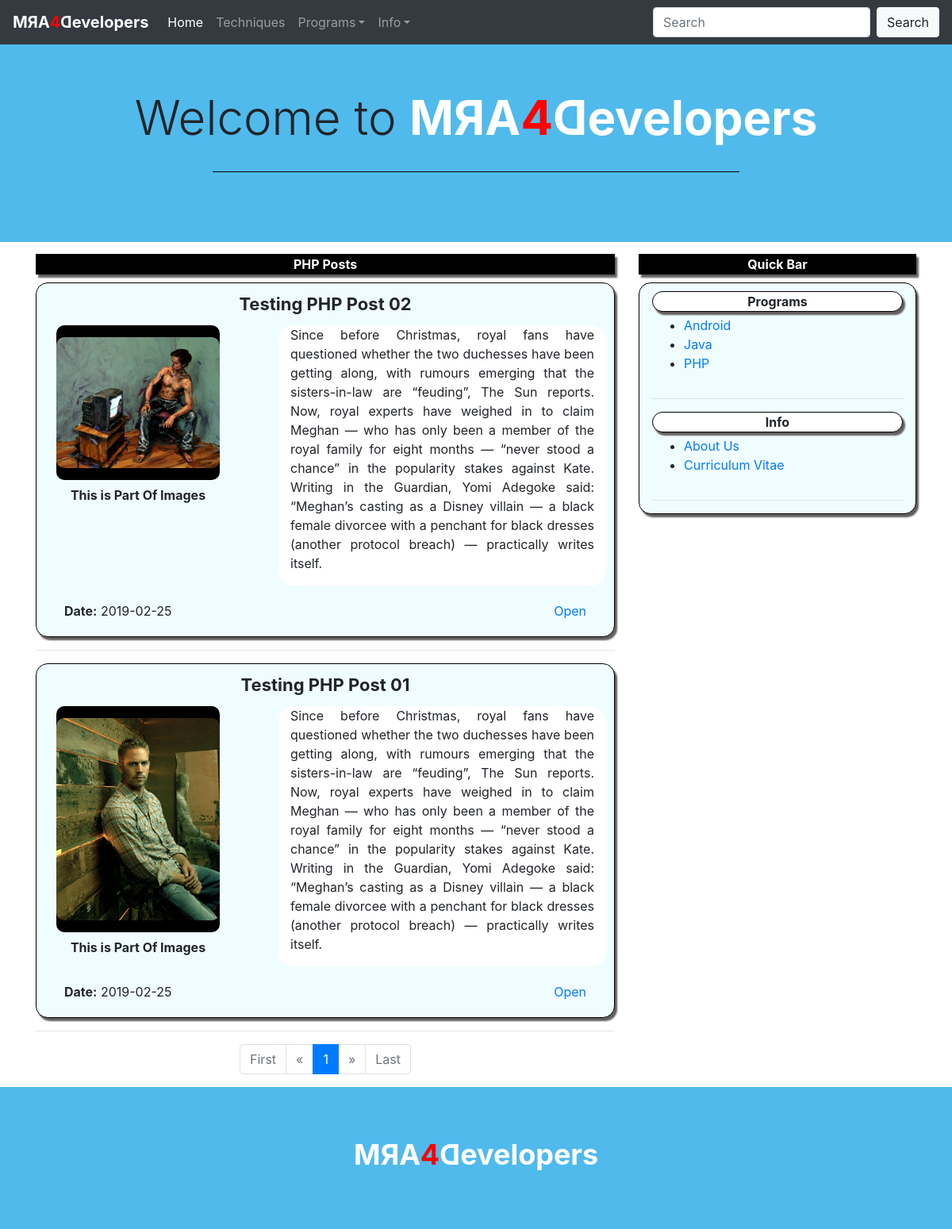
The page /phpPosts.php on the database as committed earlier.
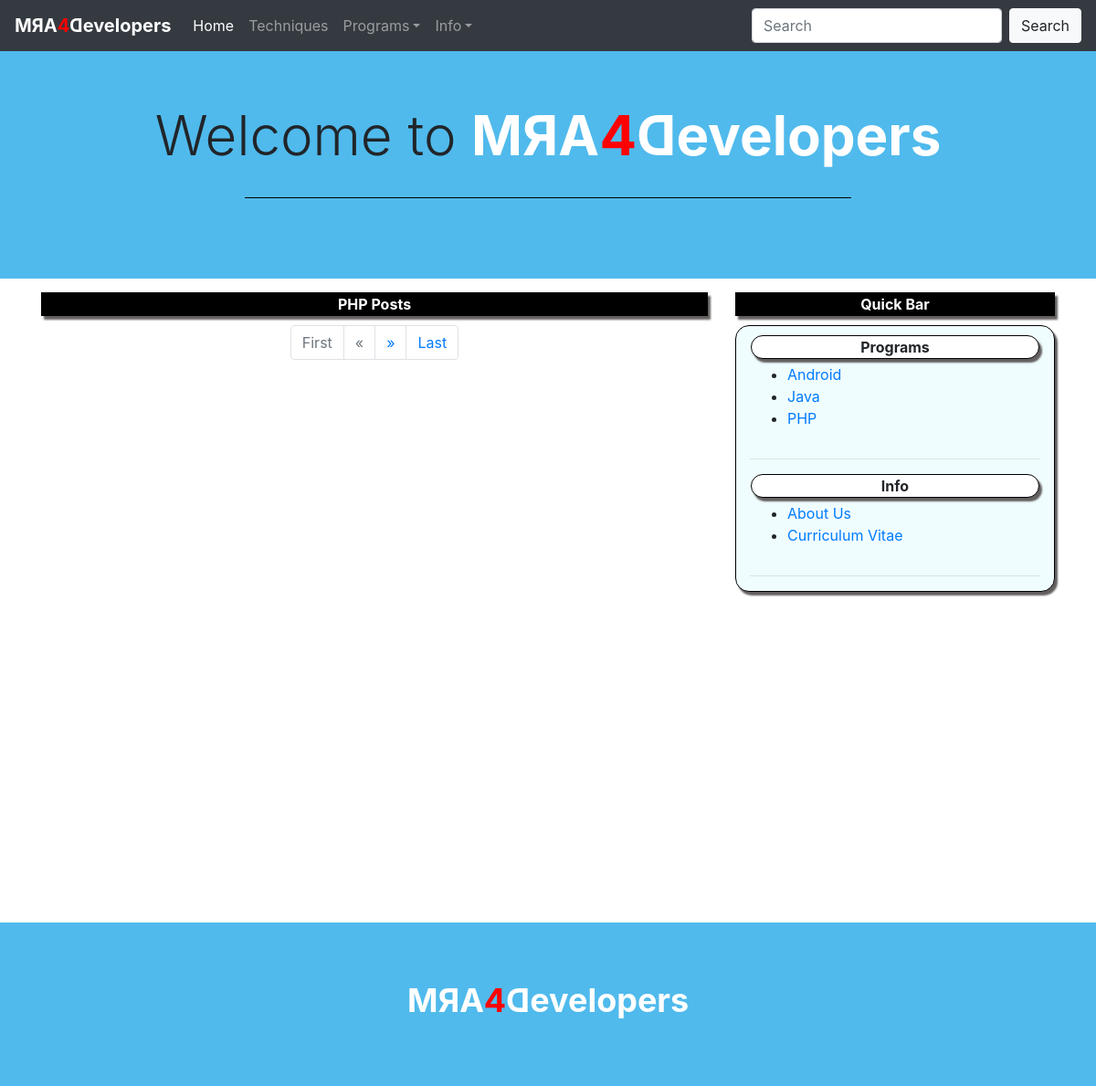
The same page on the database as committed later.
### tables this page shows
CREATE TABLE `mra_post` (
  `id` int(100) NOT NULL,
  `date` date NOT NULL,
  `title` text NOT NULL,
  `details` text NOT NULL,
  `img` text NOT NULL,
  `imgName` text NOT NULL,
  `cat` varchar(20) NOT NULL,
  `etc` text NOT NULL
);

### admin/config/db.php (called while the page is built, shortened)
<?php
$start_page_number = 1;
$results_per_page = 05;
$datatable = "mra_post";
?>

### phpPosts.php (the view, shortened to what this page needs)
<?php
require("admin/config/db.php");
mysqli_set_charset($conn, "utf8mb4");
if (isset($_GET["page"]))
{
	$page  = $_GET["page"];
} else {
	$page=1;
};
$start_from = ($page-1) * $results_per_page;
?>
<!DOCTYPE html>
<html>
<head>
	<?php
	include "templates/commonTopLibraries.php";
	?>
</head>
<body class="mainBackgroundColor">
	<div>
		<?php
		include "templates/navigationBarTemplate.php";
		?>
		<div class="jumbotron jumbotronWhiteColor disableHover noBoarderRadius">
			<h1 class="display-3 text-center responsiveTextSize">Welcome to <a href="index.php">
				<?php
					include "templates/mra4developersLogo.php";
				?>
				</a></h1>
			<br>
			<div class="container">
				<div class="lineHorizontalWithBlackColor"></div>
			</div><br>
		</div>
		<div class="container mainContainer marginTopByFive">
			<div class="row text-center">
				<div class="col-lg-8 col-12">
					<div class="col-12 showBoarderWithNoRadious marginTopBottomByTen boldText whiteTextWithBlackBackground boarderShadow">
						PHP Posts
					</div>
					<?php
					$queryIndexPage = "SELECT *
										FROM mra_post
										WHERE cat = 'p'
										ORDER BY id DESC
										LIMIT $start_from, ".$results_per_page;
					$connectToQueryIndexPage = mysqli_query($conn, $queryIndexPage);
					$countRows = mysqli_num_rows($connectToQueryIndexPage);
					if($countRows > 0){
						while($getEachRow = mysqli_fetch_array($connectToQueryIndexPage)){
							$storeID = $getEachRow['id'];
							$storeDate = $getEachRow['date'];
							$storeTitle = $getEachRow['title'];
							$storeDetails = $getEachRow['details'];
							$storeImage = $getEachRow['img'];
							$storeImageName = $getEachRow['imgName'];
					?>
					<div class="showBoarder eachMainPostUpperBottom lightBlueBackground boarderShadow">
						<div class="row marginAllSidesByTen">
							<div class="col-12 reponsiveTextSizeMaxTwentyTwo boldText"> <?php echo $storeTitle; ?></div>
						</div>
						<div class="row marginAllSidesByTen">
							<div class="col-lg-4 ">
								<div class="radiusOfBoarder">
									<div style="background: black; border-radius: 10px;">
										<img class="imageStyleOfPosts img-fluid" src="assets/images/dynamic/postMainImage/<?php echo $storeImage; ?>" alt="PostImage">
									</div>
									<h4 class="boldText reponsiveTextSizeMaxSixteen eachMainPostUpperBottom"><?php echo $storeImageName; ?></h4>
								</div>
							</div>
							<div class="col-lg-1"></div>
							<div class="col-lg-7 whiteColorBackground reponsiveTextSizeMaxSixteen justifiedParagraph radiusOfBoarder">
								<p><?php echo nl2br($storeDetails); ?></p>
							</div>
						</div>
						<div class="row marginAllSidesByTwenty">
							<div class="col-6 alignLeft">
								<span class="boldText">Date:</span> <?php echo $storeDate; ?>
							</div>
							<div class="col-6 alignRight">
								<a href="openPostDetails.php?id=<?php echo $storeID; ?>">Open</a>
							</div>
						</div>
					</div>
					<hr>
					<?php
						}
					}
					?>
					<?php
					$sql = "SELECT COUNT(ID) AS total FROM ".$datatable." WHERE cat = 'p';";
					$result = $conn->query($sql);
					$row = $result->fetch_assoc();
					$total_pages = ceil($row["total"] / $results_per_page);
					?>
					<div>
						<nav aria-label="Page navigation example text-center">
							<ul class="pagination justify-content-center">
								<li class="page-item <?php if($page == 1){ echo " disabled ";} ?>">
									<a class="page-link" href="phpPosts.php?page=<?php echo "1"; ?>" aria-label="First">
								 		<span aria-hidden="true">First</span>
								 	</a>
								</li>
								<li class="page-item <?php if($page == 1){ echo " disabled ";} ?>">
									<a class="page-link" href="phpPosts.php?page=<?php echo $page-1; ?>" aria-label="Previous">
								 		<span aria-hidden="true">&laquo;</span>
								 	</a>
								</li>
								<?php
								if($total_pages <= 6 && $page <= 6){
									for($i=$start_page_number; $i<=$total_pages; $i++) {
								?>
								<li
									class="page-item <?php if($page == $i){ echo " active ";} ?>">
									<?php
									echo "<a class=\"page-link\" href='phpPosts.php?page=".$i."'>";
									echo $i;
									echo "</a> ";
									?>
								</li>
								<?php
									}
								};
								?>
								<li class="page-item <?php if($page == $total_pages){ echo " disabled ";} ?>">
									<a class="page-link" href="phpPosts.php?page=<?php echo $page+1; ?>" aria-label="Next">
								 		<span aria-hidden="true">&raquo;</span>
								 	</a>
								</li>
								<li class="page-item <?php if($page == $total_pages){ echo " disabled ";} ?>">
									<a class="page-link" href="phpPosts.php?page=<?php echo $total_pages; ?>" aria-label="Last">
								 		<span aria-hidden="true">Last</span>
								 	</a>
								</li>
							</ul>
						</nav>
					</div>
				</div>
				<?php
					include "templates/sideBarTemplate.php";
				?>
			</div>
		</div>
		<?php
		include "templates/footerTemplate.php";
		?>
	</div>
</body>
</html>

Rows that differ between the two databases and show on the page:
removed mra_post: title "Testing PHP Post 02", img (picture), imgName "This is Part Of Images", details "Since before Christmas, royal fans have questioned whether the two duchesses have been getting along, with rumours emerging that the sisters-in-law are “feuding”, The Sun reports. Now, royal experts have weighed in to claim Meghan — who has only been a member of the royal family for eight months — “never stood a chance” in the popularity stakes against Kate. Writing in the Guardian, Yomi Adegoke said: “Meghan’s casting as a Disney villain — a black female divorcee with a penchant for black dresses (another protocol breach) — practically writes itself.", date "2019-02-25"
removed mra_post: title "Testing PHP Post 01", img (picture), imgName "This is Part Of Images", details "Since before Christmas, royal fans have questioned whether the two duchesses have been getting along, with rumours emerging that the sisters-in-law are “feuding”, The Sun reports. Now, royal experts have weighed in to claim Meghan — who has only been a member of the royal family for eight months — “never stood a chance” in the popularity stakes against Kate. Writing in the Guardian, Yomi Adegoke said: “Meghan’s casting as a Disney villain — a black female divorcee with a penchant for black dresses (another protocol breach) — practically writes itself.", date "2019-02-25"
Other text that changed with them:
list line gone: "1"
